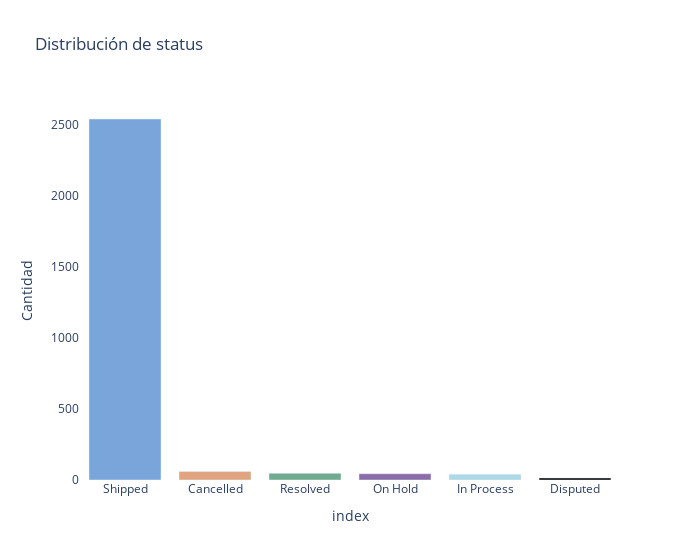
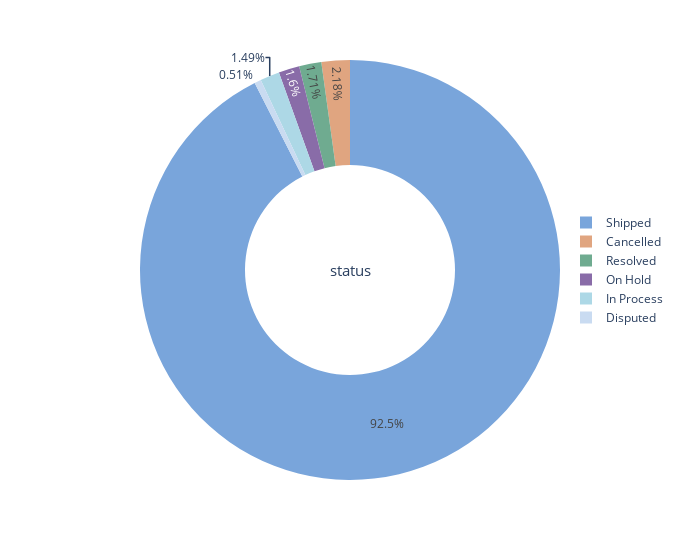
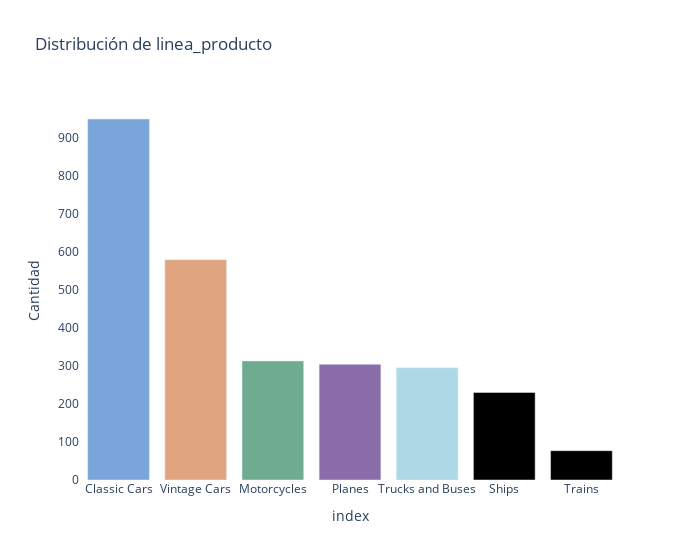
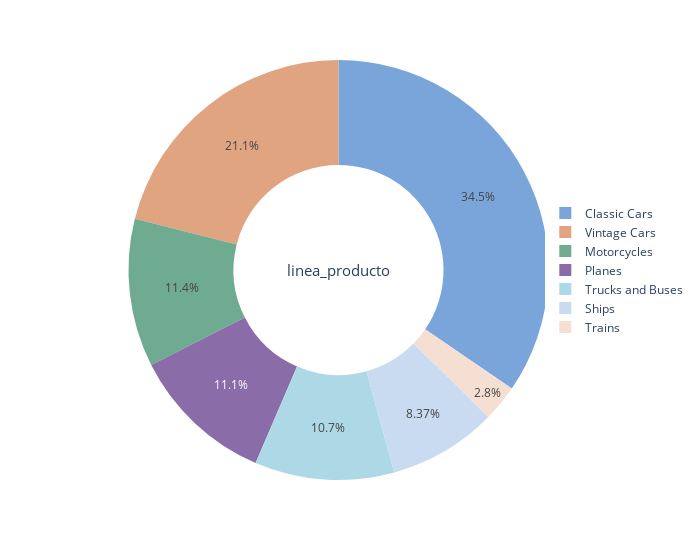

Notebook source saved alongside these figures, in order:
### Code cell
# Seleccionar columnas categóricas de interés
grupo_1 = df[['status', 'linea_producto', 'tamaño_acuerdo']]

# Definir función para análisis univariado de categorías
def Analisis_categoria(cols):
    # Imprimir título y separador
    print("_"*60)
    
    # Definir colores para los gráficos
    colors = ['#79a5db', '#e0a580', '#6fab90', '#896ca8', '#ADD8E6']
    
    # Obtener recuento de cada categoría
    recuento = grupo_1[cols].value_counts()
    
    # Gráfico de barras para la distribución de categorías
    fig = px.bar(recuento, x=recuento.index, y=recuento.values, 
                 title=f'Distribución de {cols}', labels={'x': 'Categoria', 'y': 'Cantidad'},
                 color_discrete_sequence=[colors])
    fig.update_layout(width=700)
    fig.update_layout(plot_bgcolor='#ffffff', paper_bgcolor='#ffffff')
    fig.show()
    
    # Gráfico de donut para el porcentaje de cada categoría
    percentage = (recuento / recuento.sum()) * 100
    fig = px.pie(values=percentage, names=recuento.index,
                 labels={'names': 'Categoria', 'values': 'Porcentaje'}, hole=0.5,
                 color_discrete_sequence=colors)
    fig.add_annotation(x=0.5, y=0.5, align="center", xref="paper", yref="paper",
                       showarrow=False, font_size=15, text=f'{cols}')
    fig.update_layout(legend=dict(x=0.9, y=0.5))
    fig.update_layout(width=700)
    fig.show()
    
    # Imprimir espacio en blanco para separar resultados
    print("       ")

# Iterar sobre las columnas categóricas y realizar análisis univariado
for x in grupo_1:
    Analisis_categoria(x)

### Figure 1 — Plotly figure (JSON) as saved in the notebook; plotly's stock layout.template omitted (floating-point values rounded to 4 significant figures)
{"data": [{"alignmentgroup": "True", "hovertemplate": "index=%{x}<br>Cantidad=%{y}<extra></extra>", "legendgroup": "", "marker": {"color": ["#79a5db", "#e0a580", "#6fab90", "#896ca8", "#ADD8E6"], "pattern": {"shape": ""}}, "name": "", "offsetgroup": "", "orientation": "v", "showlegend": false, "textposition": "auto", "type": "bar", "x": ["Shipped", "Cancelled", "Resolved", "On Hold", "In Process", "Disputed"], "xaxis": "x", "y": [2541, 60, 47, 44, 41, 14], "yaxis": "y"}], "layout": {"barmode": "relative", "legend": {"tracegroupgap": 0}, "paper_bgcolor": "#ffffff", "plot_bgcolor": "#ffffff", "title": {"text": "Distribución de status"}, "width": 700, "xaxis": {"anchor": "y", "domain": [0, 1], "title": {"text": "index"}}, "yaxis": {"anchor": "x", "domain": [0, 1], "title": {"text": "Cantidad"}}}}

### Figure 2 — Plotly figure (JSON) as saved in the notebook; plotly's stock layout.template omitted (floating-point values rounded to 4 significant figures)
{"data": [{"domain": {"x": [0, 1], "y": [0, 1]}, "hole": 0.5, "hovertemplate": "Categoria=%{label}<br>Porcentaje=%{value}<extra></extra>", "labels": ["Shipped", "Cancelled", "Resolved", "On Hold", "In Process", "Disputed"], "legendgroup": "", "name": "", "showlegend": true, "type": "pie", "values": [92.5, 2.184, 1.711, 1.602, 1.493, 0.5096]}], "layout": {"annotations": [{"align": "center", "font": {"size": 15}, "showarrow": false, "text": "status", "x": 0.5, "xref": "paper", "y": 0.5, "yref": "paper"}], "legend": {"tracegroupgap": 0, "x": 0.9, "y": 0.5}, "margin": {"t": 60}, "piecolorway": ["#79a5db", "#e0a580", "#6fab90", "#896ca8", "#ADD8E6"], "width": 700}}

### Figure 3 — Plotly figure (JSON) as saved in the notebook; plotly's stock layout.template omitted (floating-point values rounded to 4 significant figures)
{"data": [{"alignmentgroup": "True", "hovertemplate": "index=%{x}<br>Cantidad=%{y}<extra></extra>", "legendgroup": "", "marker": {"color": ["#79a5db", "#e0a580", "#6fab90", "#896ca8", "#ADD8E6"], "pattern": {"shape": ""}}, "name": "", "offsetgroup": "", "orientation": "v", "showlegend": false, "textposition": "auto", "type": "bar", "x": ["Classic Cars", "Vintage Cars", "Motorcycles", "Planes", "Trucks and Buses", "Ships", "Trains"], "xaxis": "x", "y": [949, 579, 313, 304, 295, 230, 77], "yaxis": "y"}], "layout": {"barmode": "relative", "legend": {"tracegroupgap": 0}, "paper_bgcolor": "#ffffff", "plot_bgcolor": "#ffffff", "title": {"text": "Distribución de linea_producto"}, "width": 700, "xaxis": {"anchor": "y", "domain": [0, 1], "title": {"text": "index"}}, "yaxis": {"anchor": "x", "domain": [0, 1], "title": {"text": "Cantidad"}}}}

### Figure 4 — Plotly figure (JSON) as saved in the notebook; plotly's stock layout.template omitted (floating-point values rounded to 4 significant figures)
{"data": [{"domain": {"x": [0, 1], "y": [0, 1]}, "hole": 0.5, "hovertemplate": "Categoria=%{label}<br>Porcentaje=%{value}<extra></extra>", "labels": ["Classic Cars", "Vintage Cars", "Motorcycles", "Planes", "Trucks and Buses", "Ships", "Trains"], "legendgroup": "", "name": "", "showlegend": true, "type": "pie", "values": [34.55, 21.08, 11.39, 11.07, 10.74, 8.373, 2.803]}], "layout": {"annotations": [{"align": "center", "font": {"size": 15}, "showarrow": false, "text": "linea_producto", "x": 0.5, "xref": "paper", "y": 0.5, "yref": "paper"}], "legend": {"tracegroupgap": 0, "x": 0.9, "y": 0.5}, "margin": {"t": 60}, "piecolorway": ["#79a5db", "#e0a580", "#6fab90", "#896ca8", "#ADD8E6"], "width": 700}}
